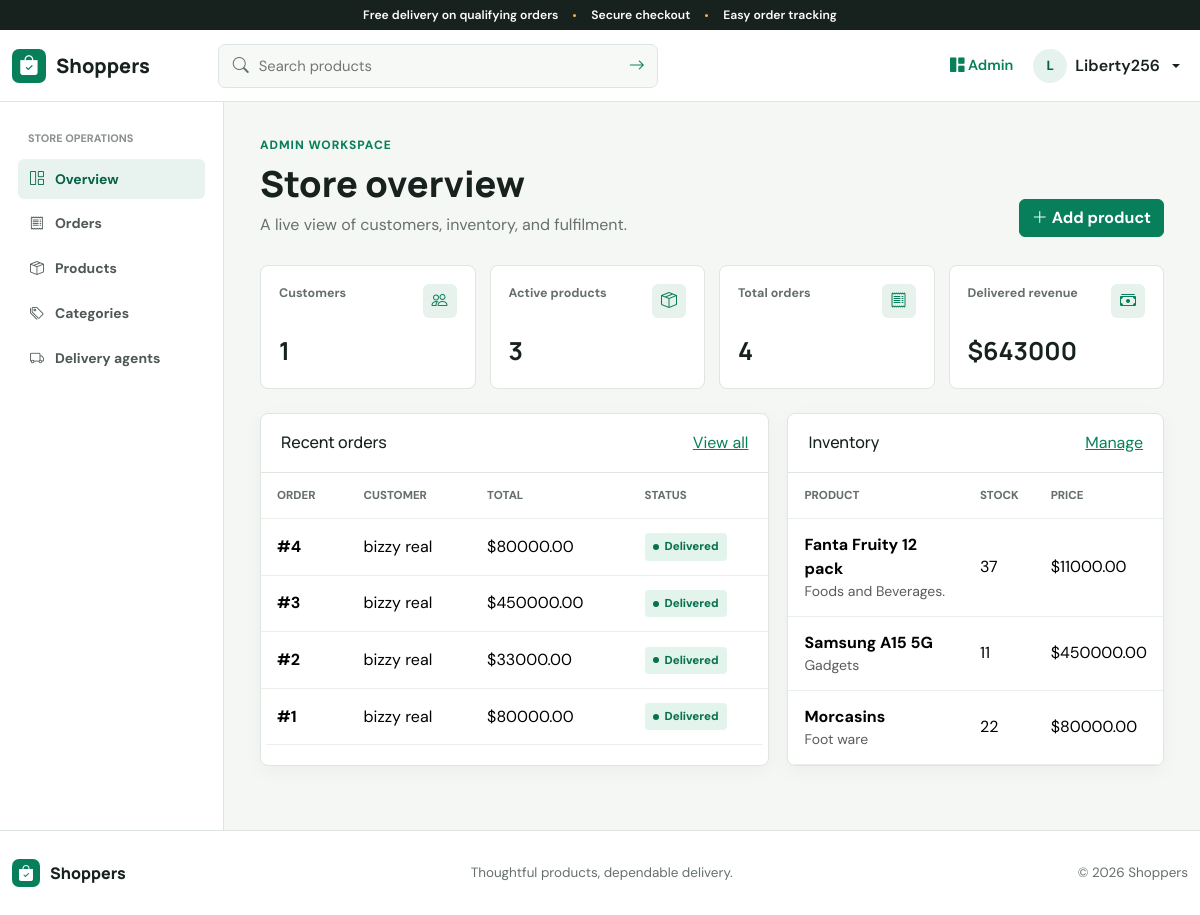
The page /dashboard/ (signed in) on the database its author committed.
### clients/models.py (models this page shows, shortened)
class Order(models.Model):
    STATE_CHOICES = ['Delivered', 'Pending', 'Returned', 'Cancelled', 'Processing', 'In transit']
    user = models.ForeignKey(User, on_delete=models.CASCADE)
    assigned_agent = models.ForeignKey(
        DeliveryAgent,
        on_delete=models.SET_NULL,
        null=True,
        blank=True,
        related_name='orders',
    )
    product_name = models.CharField(max_length=100)
    quantity = models.PositiveIntegerField()
    state = models.CharField(max_length=20, choices=[(c, c) for c in STATE_CHOICES], default='Pending')
    total_price = models.DecimalField(max_digits=10, decimal_places=2)
    customer_name = models.CharField(max_length=150, blank=True)
    phone = models.CharField(max_length=20, blank=True)
    address = models.TextField(blank=True)
    payment_method = models.CharField(max_length=20, default='cash')
    order_date = models.DateTimeField(auto_now_add=True)
    updated_at = models.DateTimeField(default=timezone.now)
    class Meta:
        ordering = ['-order_date']
    @property
    def status_key(self):
        return self.state.lower().replace(' ', '-')

### market/models.py (models this page shows, shortened)
class product(models.Model):
    name = models.CharField(max_length=100)
    price = models.DecimalField(max_digits=10, decimal_places=2)
    category = models.ForeignKey(categories, on_delete=models.CASCADE)
    description = models.TextField()
    image = models.ImageField(upload_to='product_images/', blank=True)
    stock = models.PositiveIntegerField(default=0)
    is_active = models.BooleanField(default=True)
    is_hot_deal = models.BooleanField(default=False)
    hot_deal_rank = models.PositiveIntegerField(
        default=0,
        help_text='Higher numbers place hot deals ahead of other hot deals.',
    )
    hot_deal_label = models.CharField(max_length=80, blank=True)
    created_at = models.DateTimeField(default=timezone.now, editable=False)
    class Meta:
        ordering = ['-is_hot_deal', '-hot_deal_rank', '-created_at']

class categories(models.Model):
    name = models.CharField(max_length=100)
    description = models.TextField()
    class Meta:
        verbose_name_plural = 'categories'
        ordering = ['name']

### admin/views.py (the view)
# urls.py: path('', views.dashboard, name='dashboard'),
@superuser_required
def dashboard(request):
    active_orders = Order.objects.exclude(state__in=['Delivered', 'Cancelled', 'Returned'])
    context = {
        'total_customers': User.objects.filter(is_superuser=False, delivery_agent__isnull=True).count(),
        'total_products': product.objects.filter(is_active=True).count(),
        'total_orders': Order.objects.count(),
        'total_revenue': Order.objects.filter(state='Delivered').aggregate(r=Sum('total_price'))['r'] or 0,
        'unassigned_orders': active_orders.filter(assigned_agent__isnull=True).count(),
        'active_agents': DeliveryAgent.objects.filter(is_active=True).count(),
        'recent_orders': Order.objects.select_related('user', 'assigned_agent__user')[:6],
        'recent_products': product.objects.select_related('category')[:6],
    }
    return render(request, 'admin_panel/dashboard.html', context)

### shopper/context_processors.py (called while the page is built)
def cart_count(request):
    if request.user.is_authenticated:
        return {'cart_count': CartItem.objects.filter(user=request.user).count()}
    return {'cart_count': 0}

### templates/admin_panel/dashboard.html (shortened to what this page needs)
{% extends 'admin_panel/base.html' %}
{% block admin_content %}
<div class="page-heading"><div><p class="eyebrow">Admin workspace</p><h1 class="page-title">Store overview</h1><p class="page-subtitle">A live view of customers, inventory, and fulfilment.</p></div><a class="btn btn-primary" href="{% url 'add_product' %}"><i class="bi bi-plus-lg me-1"></i>Add product</a></div>
<div class="metric-grid">
    <div class="metric"><div class="metric-top"><span class="metric-label">Customers</span><span class="metric-icon"><i class="bi bi-people"></i></span></div><strong>{{ total_customers }}</strong></div>
    <div class="metric"><div class="metric-top"><span class="metric-label">Active products</span><span class="metric-icon"><i class="bi bi-box-seam"></i></span></div><strong>{{ total_products }}</strong></div>
    <div class="metric"><div class="metric-top"><span class="metric-label">Total orders</span><span class="metric-icon"><i class="bi bi-receipt"></i></span></div><strong>{{ total_orders }}</strong></div>
    <div class="metric"><div class="metric-top"><span class="metric-label">Delivered revenue</span><span class="metric-icon"><i class="bi bi-cash-stack"></i></span></div><strong>${{ total_revenue }}</strong></div>
</div>
<div class="dashboard-grid">
    <div class="panel"><div class="panel-header"><h2>Recent orders</h2><a href="{% url 'manage_orders' %}">View all</a></div><div class="table-responsive"><table class="table"><thead><tr><th>Order</th><th>Customer</th><th>Total</th><th>Status</th></tr></thead><tbody>{% for order in recent_orders %}<tr><td><strong>#{{ order.id }}</strong></td><td>{{ order.customer_name|default:order.user.username }}</td><td>${{ order.total_price }}</td><td><span class="status status-{{ order.status_key }}">{{ order.state }}</span></td></tr>{% empty %}<tr><td colspan="4" class="text-center text-muted py-5">No orders have been placed.</td></tr>{% endfor %}</tbody></table></div></div>
    <div class="panel"><div class="panel-header"><h2>Inventory</h2><a href="{% url 'manage_products' %}">Manage</a></div><div class="table-responsive"><table class="table"><thead><tr><th>Product</th><th>Stock</th><th>Price</th></tr></thead><tbody>{% for product in recent_products %}<tr><td><strong>{{ product.name }}</strong><div class="text-muted small">{{ product.category.name }}</div></td><td>{% if product.stock <= 5 %}<span class="text-danger fw-semibold">{{ product.stock }}</span>{% else %}{{ product.stock }}{% endif %}</td><td>${{ product.price }}</td></tr>{% empty %}<tr><td colspan="3" class="text-center text-muted py-5">Add your first product.</td></tr>{% endfor %}</tbody></table></div></div>
</div>
{% endblock %}

### templates/base.html (shortened to what this page needs)
{% load static %}
<!DOCTYPE html>
<html lang="en">
<head>
    <link href="https://cdn.jsdelivr.net/npm/bootstrap@5.3.3/dist/css/bootstrap.min.css" rel="stylesheet">
    <link href="https://cdn.jsdelivr.net/npm/bootstrap-icons@1.11.3/font/bootstrap-icons.css" rel="stylesheet">
    <link href="{% static 'css/app.css' %}" rel="stylesheet">
</head>
<body>
<div class="announcement">Free delivery on qualifying orders <span></span> Secure checkout <span></span> Easy order tracking</div>
<nav class="navbar navbar-expand-lg navbar-light app-navbar sticky-top">
    <div class="container">
        <a class="navbar-brand" href="{% url 'home' %}" aria-label="Shoppers home">
            <span class="brand-mark"><i class="bi bi-bag-check-fill"></i></span>
            <span>Shoppers</span>
        </a>
        <div class="collapse navbar-collapse" id="navMenu">
            <form class="nav-search" method="get" action="{% url 'search' %}" role="search">
                <i class="bi bi-search"></i>
                <input type="search" name="q" placeholder="Search products" value="{{ request.GET.q }}" aria-label="Search products">
                <button type="submit" aria-label="Submit search"><i class="bi bi-arrow-right"></i></button>
            </form>
            <ul class="navbar-nav ms-auto align-items-lg-center gap-lg-1">
                {% if request.user.is_authenticated %}
                    {% if request.user.is_superuser %}
                    <li class="nav-item"><a class="nav-link workspace-link" href="{% url 'dashboard' %}"><i class="bi bi-grid-1x2-fill"></i> Admin</a></li>
                    {% elif request.user.delivery_agent %}
                    <li class="nav-item"><a class="nav-link workspace-link" href="{% url 'agent_dashboard' %}"><i class="bi bi-truck"></i> Deliveries</a></li>
                    {% else %}
                    <li class="nav-item"><a class="nav-link" href="{% url 'orders' %}">Orders</a></li>
                    <li class="nav-item"><a class="icon-link" href="{% url 'cart' %}" aria-label="Shopping cart"><i class="bi bi-bag"></i>{% if cart_count %}<span class="cart-count">{{ cart_count }}</span>{% endif %}</a></li>
                    {% endif %}
                    <li class="nav-item dropdown">
                        <button class="account-button dropdown-toggle" data-bs-toggle="dropdown" aria-expanded="false">
                            <span class="avatar">{{ request.user.username|first|upper }}</span>
                            <span class="account-name">{{ request.user.first_name|default:request.user.username }}</span>
                        </button>
                    </li>
                {% else %}
                    <li class="nav-item"><a class="nav-link" href="{% url 'login' %}">Sign in</a></li>
                    <li class="nav-item"><a class="btn btn-brand btn-sm" href="{% url 'register' %}">Create account</a></li>
                {% endif %}
            </ul>
        </div>
    </div>
</nav>
<main>{% block content %}{% endblock %}</main>
<footer class="site-footer">
    <div class="container footer-inner">
        <a class="navbar-brand footer-brand" href="{% url 'home' %}"><span class="brand-mark"><i class="bi bi-bag-check-fill"></i></span><span>Shoppers</span></a>
        <p>Thoughtful products, dependable delivery.</p>
        <p>&copy; {% now "Y" %} Shoppers</p>
    </div>
</footer>
</body>
</html>

### rows shown on the page
Order: id "4", customer_name "bizzy real", total_price "80000.00", state "Delivered"
Order: id "3", customer_name "bizzy real", total_price "450000.00", state "Delivered"
Order: id "2", customer_name "bizzy real", total_price "33000.00", state "Delivered"
Order: id "1", customer_name "bizzy real", total_price "80000.00", state "Delivered"
product: name "Fanta Fruity 12 pack", category.name "Foods and Beverages.", stock "37", price "11000.00"
product: name "Samsung A15 5G", category.name "Gadgets", stock "11", price "450000.00"
product: name "Morcasins", category.name "Foot ware", stock "22", price "80000.00"

### other values the page prints
{{ request.user.username|first|upper }} "L"
{{ request.user.first_name|default:request.user.username }} "Liberty256"
{{ total_customers }} "1"
{{ total_products }} "3"
{{ total_orders }} "4"
{{ total_revenue }} "643000"
